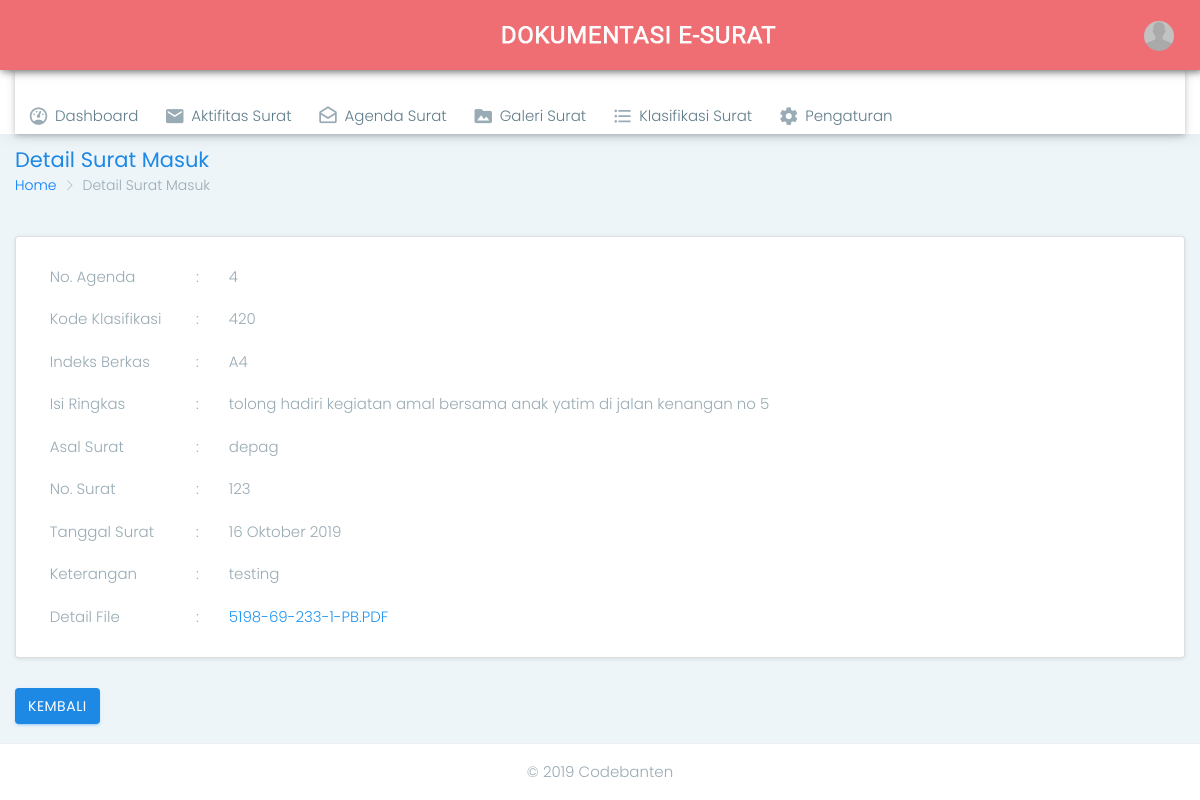
The page /admin.php?page=gsm&act=fsm&id_surat=14 (signed in) on the database its author committed.
### tables this page shows
CREATE TABLE `tbl_surat_masuk` (
  `id_surat` int(10) NOT NULL AUTO_INCREMENT,
  `no_agenda` int(10) NOT NULL,
  `no_surat` varchar(50) NOT NULL,
  `asal_surat` varchar(250) NOT NULL,
  `isi` mediumtext NOT NULL,
  `kode` varchar(30) NOT NULL,
  `indeks` varchar(30) NOT NULL,
  `tgl_surat` date NOT NULL,
  `tgl_diterima` date NOT NULL,
  `file` varchar(250) NOT NULL,
  `keterangan` varchar(250) NOT NULL,
  `id_user` tinyint(2) NOT NULL,
  PRIMARY KEY (`id_surat`)
);

### file_sm.php (the view, shortened to what this page needs)
<?php
    if(empty($_SESSION['admin'])){
        $_SESSION['err'] = '<center>Anda harus login terlebih dahulu!</center>';
        header("Location: ./");
        die();
    } else {
        $id_surat = mysqli_real_escape_string($config, $_REQUEST['id_surat']);
        $query = mysqli_query($config, "SELECT * FROM tbl_surat_masuk WHERE id_surat='$id_surat'");
        if(mysqli_num_rows($query) > 0){
            while($row = mysqli_fetch_array($query)){
                echo '
            <div class="container-fluid">
                    <div class="row page-titles">
                        <div class="col-md-5 col-8 align-self-center">
                            <h3 class="text-themecolor m-b-0 m-t-0">Detail Surat Masuk</h3>
                            <ol class="breadcrumb">
                                <li class="breadcrumb-item"><a href="javascript:void(0)">Home</a></li>
                                <li class="breadcrumb-item active">Detail Surat Masuk</li>
                            </ol>
                        </div>
                    </div>
                <div class="card m-t-5">
                    <div class="card-body">
                         <div class="table-responsive m-t-3">
                                            <table>
                                                <tbody>
                                                    <tr>
                                                        <td width="13%">No. Agenda</td>
                                                        <td width="1%">:</td>
                                                        <td width="86%">'.$row['no_agenda'].'</td>
                                                    </tr>
                                                    <tr>
                                                        <td width="13%">Kode Klasifikasi</td>
                                                        <td width="1%">:</td>
                                                        <td width="86%">'.$row['kode'].'</td>
                                                    </tr>
                                                    <td width="13%">Indeks Berkas</td>
                                                    <td width="1%">:</td>
                                                    <td width="86%">'.$row['indeks'].'</td>
                                                    <tr>
                                                    <td width="13%">Isi Ringkas</td>
                                                    <td width="1%">:</td>
                                                    <td width="86%">'.$row['isi'].'</td>
                                                    </tr>
                                                    <tr>
                                                        <td width="13%">Asal Surat</td>
                                                        <td width="1%">:</td>
                                                        <td width="86%">'.$row['asal_surat'].'</td>
                                                    </tr>
                                                    <tr>
                                                        <td width="13%">No. Surat</td>
                                                        <td width="1%">:</td>
                                                        <td width="86%">'.$row['no_surat'].'</td>
                                                    </tr>
                                                    <tr>
                                                        <td width="13%">Tanggal Surat</td>
                                                        <td width="1%">:</td>';
                                                        $y = substr($row['tgl_surat'],0,4);
                                                        $m = substr($row['tgl_surat'],5,2);
                                                        $d = substr($row['tgl_surat'],8,2);
                                                        if($m == "01"){
                                                            $nm = "Januari";
                                                        } elseif($m == "02"){
                                                            $nm = "Februari";
                                                        } elseif($m == "03"){
                                                            $nm = "Maret";
                                                        } elseif($m == "04"){
                                                            $nm = "April";
                                                        } elseif($m == "05"){
                                                            $nm = "Mei";
                                                        } elseif($m == "06"){
                                                            $nm = "Juni";
                                                        } elseif($m == "07"){
                                                            $nm = "Juli";
                                                        } elseif($m == "08"){
                                                            $nm = "Agustus";
                                                        } elseif($m == "09"){
                                                            $nm = "September";
                                                        } elseif($m == "10"){
                                                            $nm = "Oktober";
                                                        } elseif($m == "11"){
                                                            $nm = "November";
                                                        } elseif($m == "12"){
                                                            $nm = "Desember";
                                                        }
                                                        echo '
                                                        <td width="86%">'.$d." ".$nm." ".$y.'</td>                                                    </tr>
                                                    <tr>
                                                        <td width="13%">Keterangan</td>
                                                        <td width="1%">:</td>
                                                        <td width="86%">'.$row['keterangan'].'</td>
                                                    </tr>
                                                    <tr>
                                                        <td width="13%">Detail File</td>
                                                        <td width="1%">:</td>
                                                        <td width="86%"><a class="blue-text" href="./upload/surat_masuk/'.$row['file'].'" target="_blank">'.$row['file'].'</a></td>
                                                    </tr>
                                                </tbody>
                                            </table>
                                        </div>
                                    </div>
                                </div>
                            </li>
                        </ul>
                        <button onclick="window.history.back()" class="btn btn-info">KEMBALI</button>';
                        if(empty($row['file'])){
                            echo '';
                        } echo '
                    </div>';
            }
        }
    }
?>

### horizontal/css/colors/blue.css (style rules this page uses)
.text-themecolor { color: #1e88e5 !important; }

### include/head.php (style rules this page uses)
body { background: #fff; }
.bg::before { content: ''; background-image: url('./upload/background.jpg'); background-size: cover; background-repeat: no-repeat; background-attachment: scroll; position: fixed; z-index: -1; top: 0; bottom: 0; left: 0; right: 0; opacity: 0.10; filter:alpha(opacity=10); }

### rows shown on the page
tbl_surat_masuk: no_agenda "4", kode "420", indeks "A4", isi "tolong hadiri kegiatan amal bersama anak yatim di jalan kenangan no 5", asal_surat "depag", no_surat "123", tgl_surat "16", tgl_surat "Oktober", tgl_surat "2019", keterangan "testing", file "5198-69-233-1-PB.PDF"
